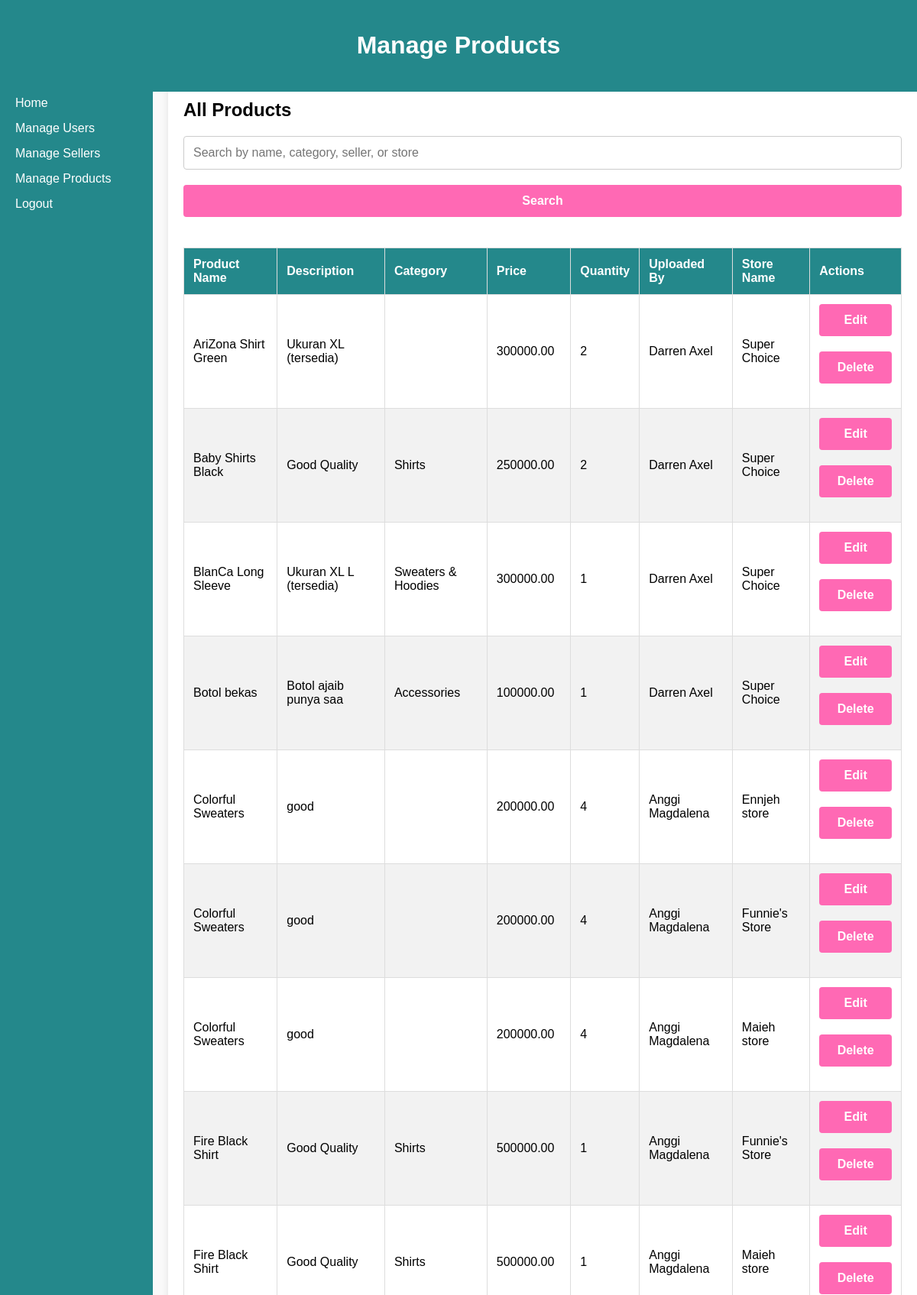
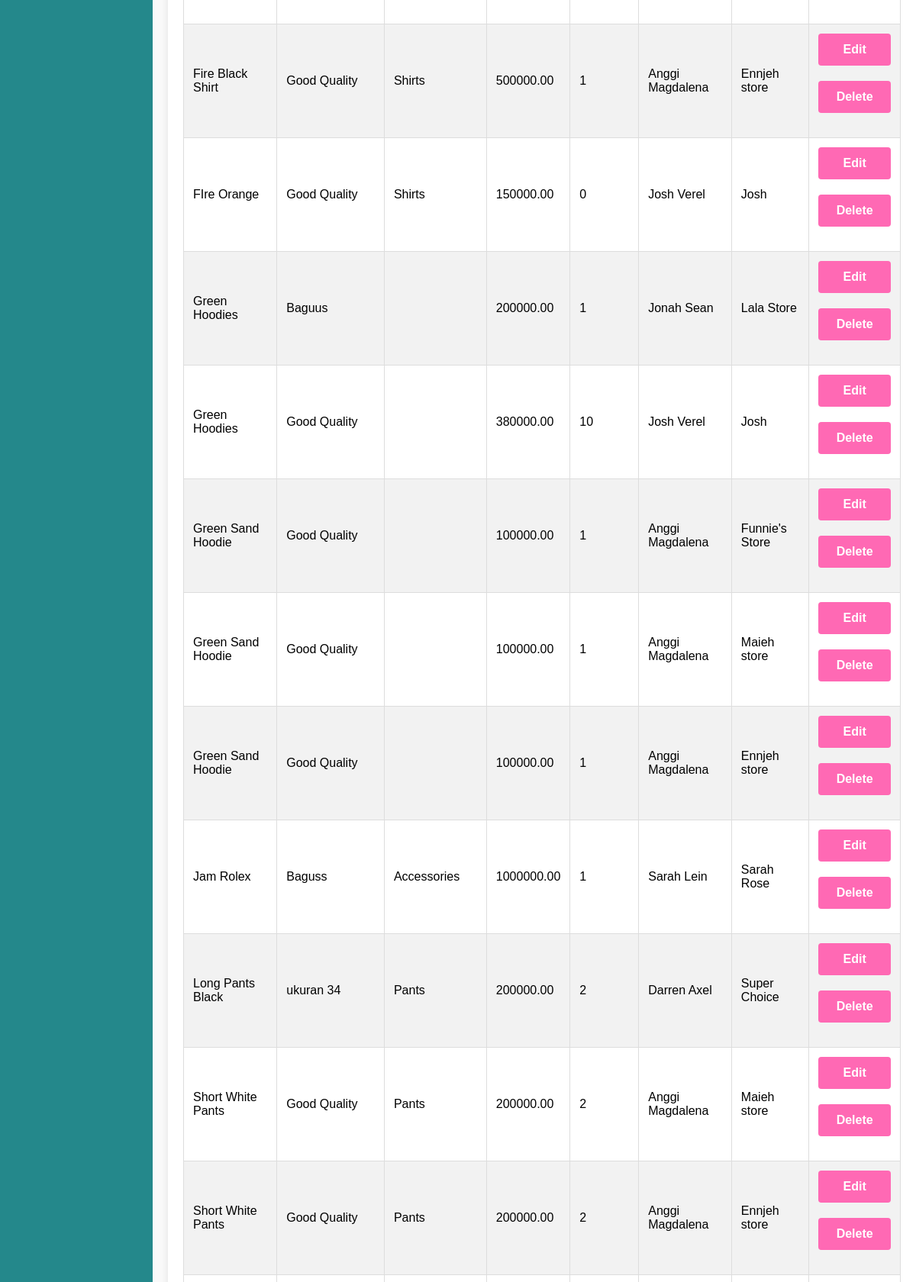
The app's page /admin/manage_products.php (upper part) with its own data (2 pictures, top to bottom).
### tables this page shows
CREATE TABLE `product` (
  `productId` int(11) NOT NULL,
  `shopId` int(11) DEFAULT NULL,
  `userId` int(11) NOT NULL,
  `productName` varchar(255) NOT NULL,
  `productDesc` varchar(200) DEFAULT NULL,
  `productCategory` enum('Shirts','Pants','Sweaters & Hoodies','Accessories','Footwear') DEFAULT NULL,
  `productPrice` decimal(10,2) DEFAULT NULL,
  `productQuantity` int(11) DEFAULT NULL,
  `productPhoto` varchar(255) DEFAULT NULL,
  `created_at` timestamp NOT NULL DEFAULT current_timestamp()
);

CREATE TABLE `user_data` (
  `userId` int(11) NOT NULL,
  `first_name` varchar(100) NOT NULL,
  `last_name` varchar(100) NOT NULL,
  `email` varchar(100) NOT NULL,
  `phone` varchar(15) DEFAULT NULL,
  `address` varchar(200) DEFAULT NULL,
  `gender` enum('Laki-laki','Perempuan','Lainnya') NOT NULL,
  `birth_date` date DEFAULT NULL,
  `password` varchar(255) NOT NULL,
  `role` enum('Admin','Seller','Customer') NOT NULL DEFAULT 'Customer',
  `is_seller` tinyint(1) DEFAULT 0,
  `created_at` timestamp NOT NULL DEFAULT current_timestamp()
);

CREATE TABLE `shop` (
  `shopId` int(11) NOT NULL,
  `userEmail` varchar(255) NOT NULL,
  `userId` int(11) NOT NULL,
  `shopName` varchar(255) NOT NULL,
  `phoneNumber` varchar(15) DEFAULT NULL,
  `shopDesc` text DEFAULT NULL,
  `bankAcc` varchar(255) NOT NULL,
  `linkPayment` varchar(255) NOT NULL,
  `city` varchar(255) DEFAULT NULL,
  `created_at` timestamp NOT NULL DEFAULT current_timestamp(),
  `operationalHours` varchar(255) NOT NULL,
  `productQuantity` int(11) NOT NULL DEFAULT 0 COMMENT 'Jumlah produk tersedia',
  `totalRevenue` decimal(10,2) NOT NULL DEFAULT 0.00 COMMENT 'Total pendapatan dari toko',
  `orderCount` int(11) NOT NULL DEFAULT 0 COMMENT 'Jumlah total pesanan',
  `lastOrderDate` timestamp NULL DEFAULT NULL COMMENT 'Tanggal pesanan terakhir'
);

### admin/manage_products.php (the view, shortened to what this page needs)
<?php
include 'db_connect.php';
$search = isset($_POST['search']) ? $_POST['search'] : '';
$sql = "SELECT p.productId, p.productName, p.productDesc, p.productCategory, p.productPrice, p.productQuantity,
               ud.first_name, ud.last_name, s.shopName
        FROM product p
        JOIN user_data ud ON p.userId = ud.userId
        JOIN shop s ON p.userId = s.userId
        WHERE p.productName LIKE ? OR p.productCategory LIKE ?
        OR ud.first_name LIKE ? OR ud.last_name LIKE ?
        OR s.shopName LIKE ? OR p.productPrice LIKE ? OR p.productQuantity LIKE ?
        ORDER BY p.productName ASC";
$searchTerm = '%' . $search . '%';
$stmt = $conn->prepare($sql);
$stmt->bind_param('sssssss', $searchTerm, $searchTerm, $searchTerm, $searchTerm, $searchTerm, $searchTerm, $searchTerm);
$stmt->execute();
$result = $stmt->get_result();
?>
<!DOCTYPE html>
<html lang="en">
<head>
    <link rel="stylesheet" href="style.css">
</head>
<body>
    <div class="container">
        <div class="navbar">
            <h1>Manage Products</h1>
        </div>
        <div class="sidebar">
            <ul>
                <li><a href="index_admin.php">Home</a></li>
                <li><a href="manage_users.php">Manage Users</a></li>
                <li><a href="manage_sellers.php">Manage Sellers</a></li>
                <li><a href="manage_products.php">Manage Products</a></li>
                <li><a href="login_admin.php">Logout</a></li>
            </ul>
        </div>
        <div class="main-content">
            <h2>All Products</h2>
            <form method="POST" action="">
                <input type="text" name="search" placeholder="Search by name, category, seller, or store" value="<?php echo htmlspecialchars($search); ?>">
                <button type="submit">Search</button>
            </form>
            <table>
                <thead>
                    <tr>
                        <th>Product Name</th>
                        <th>Description</th>
                        <th>Category</th>
                        <th>Price</th>
                        <th>Quantity</th>
                        <th>Uploaded By</th>
                        <th>Store Name</th>
                        <th>Actions</th>
                    </tr>
                </thead>
                <tbody>
                    <?php while ($product = $result->fetch_assoc()): ?>
                    <tr>
                        <td><?php echo htmlspecialchars($product['productName']); ?></td>
                        <td><?php echo htmlspecialchars($product['productDesc'] ?? '-'); ?></td>
                        <td><?php echo htmlspecialchars($product['productCategory'] ?? '-'); ?></td>
                        <td><?php echo htmlspecialchars($product['productPrice']); ?></td>
                        <td><?php echo htmlspecialchars($product['productQuantity']); ?></td>
                        <td><?php echo htmlspecialchars($product['first_name'] . ' ' . $product['last_name']); ?></td>
                        <td><?php echo htmlspecialchars($product['shopName']); ?></td>
                        <td>
                            <button onclick="window.location.href='edit_product.php?productId=<?php echo $product['productId']; ?>'">Edit</button>
                            <form action="delete_product.php" method="POST" style="display:inline;">
                                <button type="submit" onclick="return confirm('Are you sure you want to delete this product?');">Delete</button>
                            </form>
                        </td>
                    </tr>
                    <?php endwhile; ?>
                </tbody>
            </table>
        </div>
    </div>
</body>
</html>

### admin/style.css (style rules this page uses)
* { box-sizing: border-box; }
html, body { height: 100%; margin: 0; font-family: Arial, sans-serif; background-color: #f9f9f9; }
.container { display: flex; flex-direction: column; min-height: 100vh; }
.navbar { background: #24888b; color: #ffffff; padding: 20px; text-align: center; }
.sidebar { width: 200px; background: #24888b; color: #ffffff; padding: 20px; position: fixed; top: 90px; bottom: 0; }
.sidebar ul { list-style: none; padding: 0; }
.sidebar ul li { margin: 15px 0; }
.sidebar ul li a { color: #ffffff; text-decoration: none; transition: color 0.3s ease; }
.main-content { margin-left: 220px; padding: 20px; background: #ffffff; border-radius: 5px; box-shadow: 0 0 10px rgba(0, 0, 0, 0.1); flex: 1; }
input, select, button { width: 100%; padding: 12px; margin-bottom: 20px; border: 1px solid #ccc; border-radius: 4px; box-sizing: border-box; font-size: 16px; }
button { background-color: #ff69b4; color: #fff; font-weight: bold; cursor: pointer; border: none; transition: background-color 0.3s; }
table { width: 100%; border-collapse: collapse; margin-top: 20px; }
th, td { border: 1px solid #ddd; padding: 12px; text-align: left; }
th { background-color: #24888b; color: #ffffff; }
tr:nth-child(even) { background-color: #f2f2f2; }
.navbar { background: #24888b; color: #ffffff; padding: 20px; text-align: center; position: fixed; top: 0; left: 0; right: 0; z-index: 1000; }
.main-content { margin-left: 220px; margin-top: 90px; padding: 20px; background: #ffffff; border-radius: 5px; box-shadow: 0 0 10px rgba(0, 0, 0, 0.1); flex: 1; }

### records on screen
product: productName "AriZona Shirt Green", productDesc "Ukuran XL (tersedia)", productPrice "300000.00", productQuantity "2", userId.last_name "Darren Axel", shopId.shopName "Super Choice"
product: productName "Baby Shirts Black", productDesc "Good Quality", productCategory "Shirts", productPrice "250000.00", productQuantity "2", userId.last_name "Darren Axel", shopId.shopName "Super Choice"
product: productName "BlanCa Long Sleeve", productDesc "Ukuran XL L (tersedia)", productCategory "Sweaters & Hoodies", productPrice "300000.00", productQuantity "1", userId.last_name "Darren Axel", shopId.shopName "Super Choice"
product: productName "Botol bekas", productDesc "Botol ajaib punya saa", productCategory "Accessories", productPrice "100000.00", productQuantity "1", userId.last_name "Darren Axel", shopId.shopName "Super Choice"
product: productName "Colorful Sweaters", productDesc "good", productPrice "200000.00", productQuantity "4", userId.last_name "Anggi Magdalena", shop.shopName "Ennjeh store", shopId.shopName "Funnie's Store", shop.shopName "Maieh store"
product: productName "Fire Black Shirt", productDesc "Good Quality", productCategory "Shirts", productPrice "500000.00", productQuantity "1", userId.last_name "Anggi Magdalena", shopId.shopName "Funnie's Store", shop.shopName "Maieh store", shop.shopName "Ennjeh store"
product: productName "FIre Orange", productDesc "Good Quality", productCategory "Shirts", productPrice "150000.00", productQuantity "0", userId.last_name "Josh Verel", shopId.shopName "Josh"
product: productName "Green Hoodies", productDesc "Baguus", productPrice "200000.00", productQuantity "1", userId.last_name "Jonah Sean", shopId.shopName "Lala Store"
product: productName "Green Hoodies", productDesc "Good Quality", productPrice "380000.00", productQuantity "10", userId.last_name "Josh Verel", shopId.shopName "Josh"
product: productName "Green Sand Hoodie", productDesc "Good Quality", productPrice "100000.00", productQuantity "1", userId.last_name "Anggi Magdalena", shopId.shopName "Funnie's Store", shop.shopName "Maieh store", shop.shopName "Ennjeh store"
product: productName "Jam Rolex", productDesc "Baguss", productCategory "Accessories", productPrice "1000000.00", productQuantity "1", userId.last_name "Sarah Lein", shopId.shopName "Sarah Rose"
product: productName "Long Pants Black", productDesc "ukuran 34", productCategory "Pants", productPrice "200000.00", productQuantity "2", userId.last_name "Darren Axel", shopId.shopName "Super Choice"
product: productName "Short White Pants", productDesc "Good Quality", productCategory "Pants", productPrice "200000.00", productQuantity "2", userId.last_name "Anggi Magdalena", shop.shopName "Maieh store", shop.shopName "Ennjeh store"
